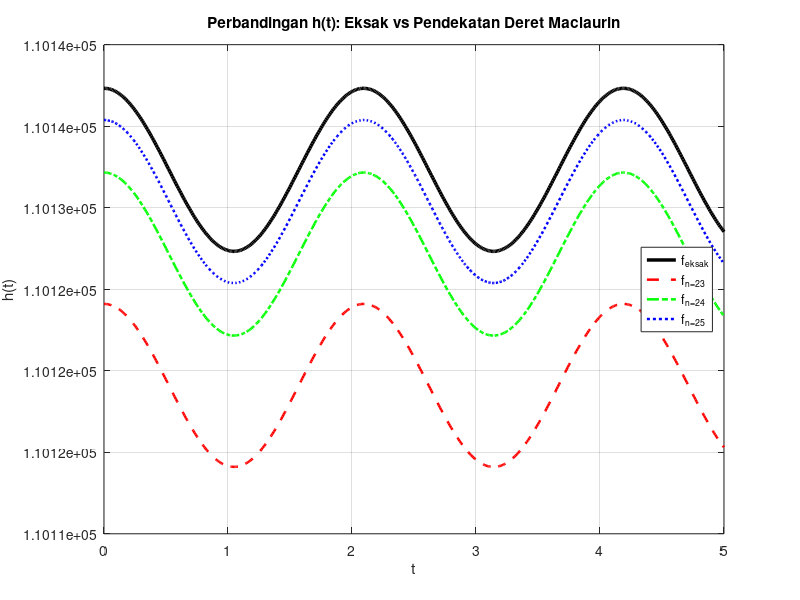
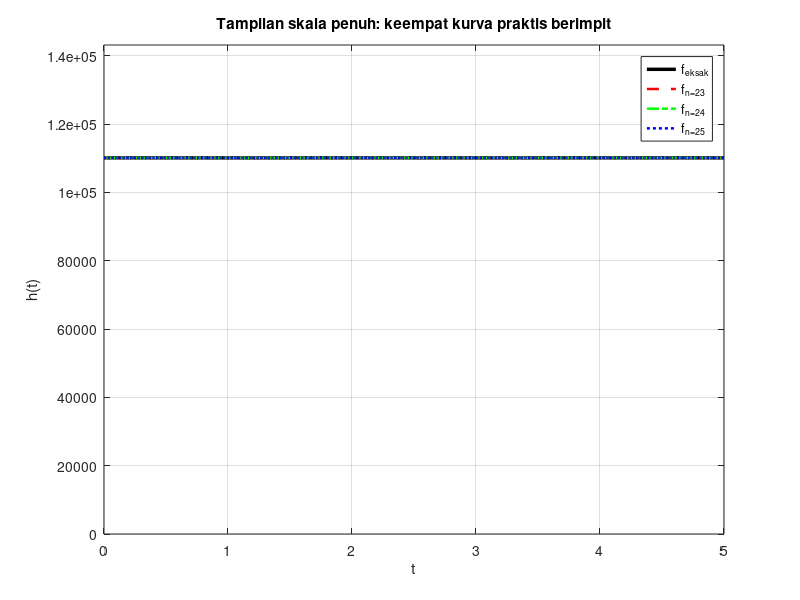
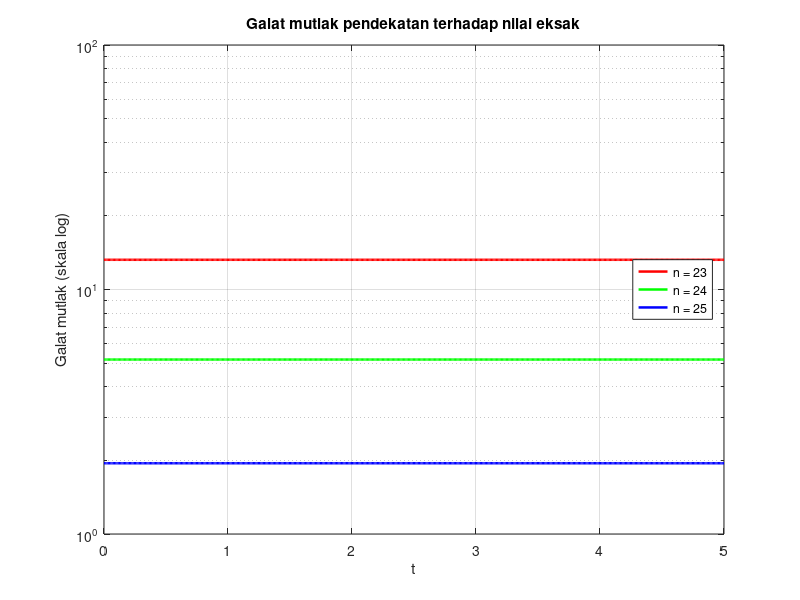
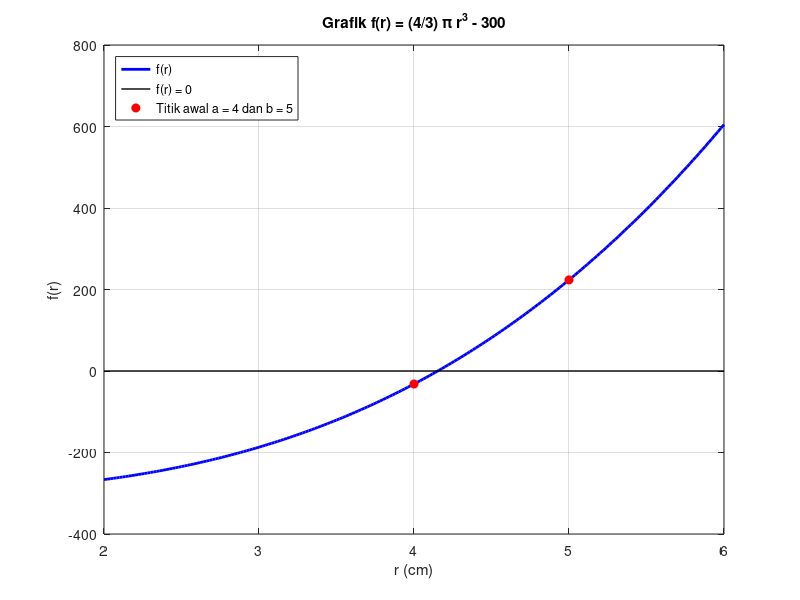

These charts were generated, in order, by the following MATLAB code:
function responsi1_metode_numerik(pilihan)
% =====================================================================
%  RESPONSI 1 PRAKTIKUM METODE NUMERIK  (Galat, SPL, SPNL)
%  Satu file berisi seluruh program (kompatibel MATLAB dan GNU Octave).
%
%  Cara menjalankan:
%      responsi1_metode_numerik        % menjalankan Kasus 1, 2, dan 3 berurutan
%      responsi1_metode_numerik(1)     % hanya Kasus 1 (Galat)
%      responsi1_metode_numerik(2)     % hanya Kasus 2 (SPL)
%      responsi1_metode_numerik(3)     % hanya Kasus 3 (Persamaan Non Linier)
%
%  Grafik akan muncul di layar DAN disimpan otomatis ke folder "hasil".
% =====================================================================
    if nargin < 1, pilihan = 0; end
    close all;
    if pilihan == 0 || pilihan == 1
        disp('--------------- KASUS 1 : GALAT -----------------');
        kasus1_galat();
    end
    if pilihan == 0 || pilihan == 2
        disp(' '); disp('---------------- KASUS 2 : SPL ------------------');
        kasus2_spl();
    end
    if pilihan == 0 || pilihan == 3
        disp(' '); disp('------------------ KASUS 3 : PERSAMAAN NON LINIER ------------------');
        kasus3_nonlinear();
    end
end

%% ===================== KASUS 1 : GALAT =====================
function kasus1_galat()
%% =====================================================================
%  KASUS 1 : Galat (Error Pemotongan) - Visualisasi Gelombang Air Laut
%  h = h0 * ( cos(t*v/lambda) + e^x )
%  Pendekatan: deret Maclaurin cos(x) dan e^x dengan n = 23, 24, 25
%% =====================================================================
folder = fileparts(mfilename('fullpath'));
if isempty(folder), folder = pwd; end
folder_hasil = fullfile(folder, 'hasil');
if ~exist(folder_hasil, 'dir'), mkdir(folder_hasil); end

%% 1. Parameter dan data masukan
lambda = 12;  v = 36;  x = 10;  h0 = 5;
n_list = [23 24 25];                   % batas iterasi
t      = 0:0.01:5;                     % 0 <= t <= 5, langkah 0,01 (501 titik)
z      = t * v / lambda;               % argumen cosinus = t*v/lambda

%% 2. Hitung nilai eksak
h_eksak = h0 * (cos(z) + exp(x));

%% 3. Hitung nilai pendekatan, galat mutlak, dan galat relatif
jumlah_n = numel(n_list);
h_pend   = zeros(jumlah_n, numel(t));
gal_mut  = zeros(jumlah_n, numel(t));
gal_rel  = zeros(jumlah_n, numel(t));
for i = 1:jumlah_n
    n = n_list(i);
    h_pend(i, :) = h0 * (taylor_cos(z, n) + taylor_exp(x, n));
    gal_mut(i, :) = abs(h_eksak - h_pend(i, :));          % |eksak - pendekatan|
    gal_rel(i, :) = gal_mut(i, :) ./ abs(h_eksak) * 100;  % dalam persen
end

%% 4. Tampilkan hasil
batas_toleransi = 1;   % persen
fprintf('Nilai e^x eksak            = %.6f\n', exp(x));
for i = 1:jumlah_n
    fprintf('e^x pendekatan (n = %d)    = %.6f\n', n_list(i), taylor_exp(x, n_list(i)));
end
fprintf('\n%-4s | %-22s | %-22s | %-22s | %s\n', 'n', ...
        'Rerata galat mutlak', 'Rerata galat relatif (%)', 'Galat relatif maks (%)', 'Layak (<1%)?');
fprintf('%s\n', repmat('-', 1, 105));
for i = 1:jumlah_n
    rerata_mut = mean(gal_mut(i, :));
    rerata_rel = mean(gal_rel(i, :));
    maks_rel   = max(gal_rel(i, :));
    if rerata_rel < batas_toleransi, ket = 'Ya'; else, ket = 'Tidak'; end
    fprintf('%-4d | %-22.6f | %-24.8f | %-22.8f | %s\n', ...
            n_list(i), rerata_mut, rerata_rel, maks_rel, ket);
end

%% 5. Grafik 1: perbandingan keempat fungsi dalam satu plot ('visible', 'on')
warna = {'r--', 'g-.', 'b:'};
fig1 = figure('visible', 'on', 'position', [100 100 900 520]);
plot(t, h_eksak, 'k-', 'LineWidth', 2.5); hold on;
for i = 1:jumlah_n
    plot(t, h_pend(i, :), warna{i}, 'LineWidth', 1.8);
end
grid on;
xlabel('t'); ylabel('h(t)');
title('Perbandingan h(t): Eksak vs Pendekatan Deret Maclaurin');
legend('f_{eksak}', 'f_{n=23}', 'f_{n=24}', 'f_{n=25}', 'location', 'east');
print(fig1, fullfile(folder_hasil, 'kasus1_grafik_perbandingan.png'), '-dpng', '-r130');

%% 6. Grafik 2: tampilan skala penuh ('visible', 'on')
fig2 = figure('visible', 'on', 'position', [150 150 900 520]);
plot(t, h_eksak, 'k-', 'LineWidth', 2.5); hold on;
for i = 1:jumlah_n
    plot(t, h_pend(i, :), warna{i}, 'LineWidth', 1.8);
end
grid on;
ylim([0, 1.3 * h0 * exp(x)]);
xlabel('t'); ylabel('h(t)');
title('Tampilan skala penuh: keempat kurva praktis berimpit');
legend('f_{eksak}', 'f_{n=23}', 'f_{n=24}', 'f_{n=25}', 'location', 'northeast');
print(fig2, fullfile(folder_hasil, 'kasus1_grafik_skala_penuh.png'), '-dpng', '-r130');

%% 7. Grafik 3: galat mutlak terhadap t ('visible', 'on')
fig3 = figure('visible', 'on', 'position', [200 200 900 520]);
semilogy(t, max(gal_mut(1, :), 1e-12), 'r-', 'LineWidth', 1.8); hold on;
semilogy(t, max(gal_mut(2, :), 1e-12), 'g-', 'LineWidth', 1.8);
semilogy(t, max(gal_mut(3, :), 1e-12), 'b-', 'LineWidth', 1.8);
grid on;
xlabel('t'); ylabel('Galat mutlak (skala log)');
title('Galat mutlak pendekatan terhadap nilai eksak');
legend('n = 23', 'n = 24', 'n = 25', 'location', 'east');
print(fig3, fullfile(folder_hasil, 'kasus1_grafik_galat.png'), '-dpng', '-r130');
end

function s = taylor_cos(z, n)
    suku = ones(size(z));
    s    = suku;
    for k = 1:n
        suku = suku .* (-z.^2) ./ ((2*k - 1) * (2*k));
        s    = s + suku;
    end
end

function s = taylor_exp(x, n)
    suku = ones(size(x));
    s    = suku;
    for k = 1:n
        suku = suku .* x ./ k;
        s    = s + suku;
    end
end

%% ===================== KASUS 2 : SPL =====================
function kasus2_spl()
%% =====================================================================
%  KASUS 2 : SPL (Gauss-Seidel & Gauss) - Harga Bahan Makanan per Kilogram
%% =====================================================================
data = [ 2.5   1500    5     500;
         40    0.75    1000   2;
         2000  15      50     6000;
         1     4250    20     9 ];
pembagi = [ 1    1000  1     1000;
            10   1     1000  1;
            1000 10    100   1000;
            1    1000  10    10 ];
total = [161000; 149000; 251500; 173000];

A = data ./ pembagi;
b = total;
disp('Matriks koefisien A (dalam kg):'); disp(A);
disp('Vektor konstanta b (Rp):');        disp(b);

diag_abs   = abs(diag(A));
sisa_baris = sum(abs(A), 2) - diag_abs;
fprintf('\n[Uji dominan diagonal - urutan baris asli]\n');
for i = 1:4
    fprintf('Baris %d : |a_ii| = %.4f  vs  jumlah |a_ij| (j!=i) = %.4f  -> %s\n', ...
            i, diag_abs(i), sisa_baris(i), ternary(diag_abs(i) > sisa_baris(i), 'dominan', 'TIDAK dominan'));
end

rho_asli = jari_spektral_gs(A);
fprintf('\nJari-jari spektral Gauss-Seidel (urutan asli) = %.4f -> %s\n', ...
        rho_asli, ternary(rho_asli < 1, 'konvergen', 'TIDAK konvergen'));

[~, ~, riw] = gauss_seidel(A, b, zeros(4, 1), 1e-6, 10);
fprintf('\n[Gauss-Seidel urutan asli, tebakan awal nol -> terlihat DIVERGEN]\n');
fprintf('%-4s | %-16s %-16s %-16s %-16s\n', 'Iter', 'x1', 'x2', 'x3', 'x4');
for i = 1:size(riw, 1)
    fprintf('%-4d | %-16.4g %-16.4g %-16.4g %-16.4g\n', riw(i, 1:5));
end

P = perms(1:4);
urutan = [];
for k = 1:size(P, 1)
    Ap = A(P(k, :), :);
    if all(abs(diag(Ap)) > sum(abs(Ap), 2) - abs(diag(Ap)))
        urutan = P(k, :);
        break;
    end
end
nama_orang = {'Adel', 'Briza', 'Caca', 'Dinda'};
fprintf('\nUrutan baris yang dominan diagonal: %s\n', mat2str(urutan));
fprintf('Artinya: %s\n', strjoin(nama_orang(urutan), ' -> '));

A2 = A(urutan, :);  b2 = b(urutan);
disp('Matriks A setelah baris disusun ulang:'); disp(A2);
disp('Vektor b setelah baris disusun ulang:');    disp(b2);
for i = 1:4
    fprintf('Baris %d : |a_ii| = %.4f  >  jumlah |a_ij| (j!=i) = %.4f\n', ...
            i, abs(A2(i, i)), sum(abs(A2(i, :))) - abs(A2(i, i)));
end
rho_baru = jari_spektral_gs(A2);
fprintf('Jari-jari spektral Gauss-Seidel (urutan baru) = %.4f -> konvergen\n', rho_baru);

tol = 1e-6;  maxit = 100;
[xgs, iter, riw2] = gauss_seidel(A2, b2, zeros(4, 1), tol, maxit);
fprintf('\n===== GAUSS-SEIDEL (tebakan awal 0, toleransi %.0e) =====\n', tol);
fprintf('%-4s | %-14s %-14s %-14s %-14s | %s\n', 'Iter', 'x1 (beras)', 'x2 (telur)', 'x3 (tepung)', 'x4 (ayam)', 'Galat maks');
for i = 1:size(riw2, 1)
    fprintf('%-4d | %-14.4f %-14.4f %-14.4f %-14.4f | %.4e\n', riw2(i, :));
end
fprintf('Konvergen setelah %d iterasi\n', iter);

xg = gauss_elim(A, b, false);
fprintf('\n[Verifikasi]\n');
fprintf('Determinan A                 = %.6f (tidak nol -> solusi tunggal)\n', det(A));
fprintf('Residu max |A*x_gs - b|      = %.3e\n', max(abs(A * xgs - b)));
fprintf('Selisih max |x_gs - x_gauss| = %.3e\n', max(abs(xgs - xg)));
fprintf('Eliminasi Gauss              = %s\n', mat2str(xg', 8));

fprintf('\n===== HASIL AKHIR =====\n');
nama = {'Beras', 'Telur', 'Tepung', 'Ayam'};
for i = 1:4
    fprintf('Harga %-7s = Rp %10.2f per kg\n', nama{i}, xgs(i));
end
end

function [x, iter, riwayat] = gauss_seidel(A, b, x0, tol, maxit)
    n = length(b);
    x = x0(:);
    riwayat = [];
    for iter = 1:maxit
        xlama = x;
        for i = 1:n
            jumlah = A(i, [1:i-1, i+1:n]) * x([1:i-1, i+1:n]);
            x(i)   = (b(i) - jumlah) / A(i, i);
        end
        galat   = max(abs(x - xlama));
        riwayat = [riwayat; iter, x', galat];
        if galat < tol, return; end
    end
end

function rho = jari_spektral_gs(A)
    D = diag(diag(A));  L = tril(A, -1);  U = triu(A, 1);
    T = -((D + L) \ U);
    rho = max(abs(eig(T)));
end

function [x, Aug] = gauss_elim(A, b, tampil)
    if nargin < 3, tampil = false; end
    n   = length(b);
    Aug = [A, b(:)];
    if tampil, disp('Matriks augmented awal [A | b]:'); disp(Aug); end

    for k = 1:n-1
        [~, idx] = max(abs(Aug(k:n, k)));
        p = idx + k - 1;
        if abs(Aug(p, k)) < 1e-12
            error('Matriks singular, SPL tidak punya solusi tunggal.');
        end
        if p ~= k
            Aug([k p], :) = Aug([p k], :);
            if tampil, fprintf('Tukar baris %d <-> %d\n', k, p); end
        end
        for i = k+1:n
            m = Aug(i, k) / Aug(k, k);
            Aug(i, :) = Aug(i, :) - m * Aug(k, :);
        end
    end

    x = zeros(n, 1);
    x(n) = Aug(n, n+1) / Aug(n, n);
    for i = n-1:-1:1
        x(i) = (Aug(i, n+1) - Aug(i, i+1:n) * x(i+1:n)) / Aug(i, i);
    end
end

function out = ternary(kondisi, a, b)
    if kondisi, out = a; else, out = b; end
end

%% ===================== KASUS 3 : PERSAMAAN NON LINIER =====================
function kasus3_nonlinear()
%% =====================================================================
%  KASUS 3 : Persamaan Non Linier - Volume Tabung di Luar Bola (Biseksi)
%% =====================================================================
folder = fileparts(mfilename('fullpath'));
if isempty(folder), folder = pwd; end
folder_hasil = fullfile(folder, 'hasil');
if ~exist(folder_hasil, 'dir'), mkdir(folder_hasil); end

V_bola = 300;
f = @(r) (4/3) * pi * r.^3 - V_bola;

r = 2:0.02:6;
fig = figure('visible', 'on', 'position', [100 100 900 520]); % Diubah menjadi 'on'
plot(r, f(r), 'b-', 'LineWidth', 2); hold on;
plot([2 6], [0 0], 'k-', 'LineWidth', 1);
plot([4 5], f([4 5]), 'ro', 'MarkerFaceColor', 'r');
grid on;
xlabel('r (cm)'); ylabel('f(r)');
title('Grafik f(r) = (4/3) \pi r^3 - 300');
legend('f(r)', 'f(r) = 0', 'Titik awal a = 4 dan b = 5', 'location', 'northwest');
print(fig, fullfile(folder_hasil, 'kasus3_grafik.png'), '-dpng', '-r130');

a = 4;  b = 5;
fprintf('f(%g) = %.4f\n', a, f(a));
fprintf('f(%g) = %.4f\n', b, f(b));
fprintf('f(a)*f(b) = %.4f (< 0 -> ada akar di [%g, %g])\n\n', f(a) * f(b), a, b);

tol = 1e-6;  maxit = 100;
[akar, iter, tabel] = bisection(f, a, b, tol, maxit);
fprintf('%-4s %-10s %-10s %-10s %-11s %-11s %-11s %-10s\n', ...
        'Iter', 'a', 'b', 'c', 'f(a)', 'f(b)', 'f(c)', 'b-a');
for i = 1:size(tabel, 1)
    fprintf('%-4d %-10.6f %-10.6f %-10.6f %-11.5f %-11.5f %-11.5f %-10.6f\n', tabel(i, :));
end

r_bola = akar;
t_tabung = 2 * r_bola;
V_bola_cek = (4/3) * pi * r_bola^3;
V_tabung   = pi * r_bola^2 * t_tabung;
V_luar     = V_tabung - V_bola_cek;
V_rumus    = (2/3) * pi * r_bola^3;

fprintf('\n===== HASIL =====\n');
fprintf('Jumlah iterasi                 = %d\n', iter);
fprintf('Jari-jari bola = tabung (r)    = %.6f cm\n', r_bola);
fprintf('Tinggi tabung (t = 2r)         = %.6f cm\n', t_tabung);
fprintf('Volume bola (cek)              = %.6f cm^3\n', V_bola_cek);
fprintf('Volume tabung                  = %.6f cm^3\n', V_tabung);
fprintf('Volume tabung di luar bola     = %.6f cm^3\n', V_luar);
fprintf('Cek dengan V = (2/3)*pi*r^3    = %.6f cm^3\n', V_rumus);

r_analitik = (225 / pi)^(1/3);
fprintf('\nr analitik = (225/pi)^(1/3)    = %.6f cm\n', r_analitik);
fprintf('Selisih |r_biseksi - r_analitik| = %.3e\n', abs(r_bola - r_analitik));
end

function [r, iter, tabel] = bisection(f, a, b, tol, maxit)
    if f(a) * f(b) > 0
        error('f(a) dan f(b) harus berlawanan tanda.');
    end
    tabel = [];
    for iter = 1:maxit
        c = (a + b) / 2;
        tabel = [tabel; iter, a, b, c, f(a), f(b), f(c), b - a];
        if abs(f(c)) == 0 || (b - a) / 2 < tol
            break;
        end
        if f(a) * f(c) < 0
            b = c;
        else
            a = c;
        end
    end
    r = c;
end
